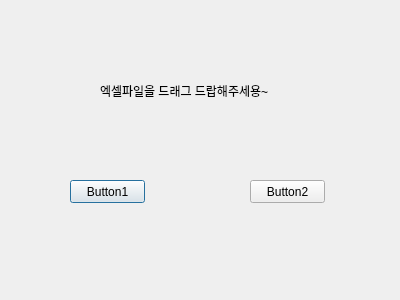
<?xml version="1.0" encoding="UTF-8"?>
<ui version="4.0">
 <class>Dialog</class>
 <widget class="QDialog" name="Dialog">
  <property name="geometry">
   <rect>
    <x>0</x>
    <y>0</y>
    <width>400</width>
    <height>300</height>
   </rect>
  </property>
  <property name="windowTitle">
   <string>Dialog</string>
  </property>
  <widget class="QPushButton" name="btn_1">
   <property name="geometry">
    <rect>
     <x>70</x>
     <y>180</y>
     <width>75</width>
     <height>23</height>
    </rect>
   </property>
   <property name="text">
    <string>Button1</string>
   </property>
  </widget>
  <widget class="QPushButton" name="btn_2">
   <property name="geometry">
    <rect>
     <x>250</x>
     <y>180</y>
     <width>75</width>
     <height>23</height>
    </rect>
   </property>
   <property name="text">
    <string>Button2</string>
   </property>
  </widget>
  <widget class="QLabel" name="excelName">
   <property name="geometry">
    <rect>
     <x>100</x>
     <y>60</y>
     <width>181</width>
     <height>61</height>
    </rect>
   </property>
   <property name="text">
    <string>엑셀파일을 드래그 드랍해주세용~</string>
   </property>
  </widget>
 </widget>
 <resources/>
 <connections/>
</ui>
